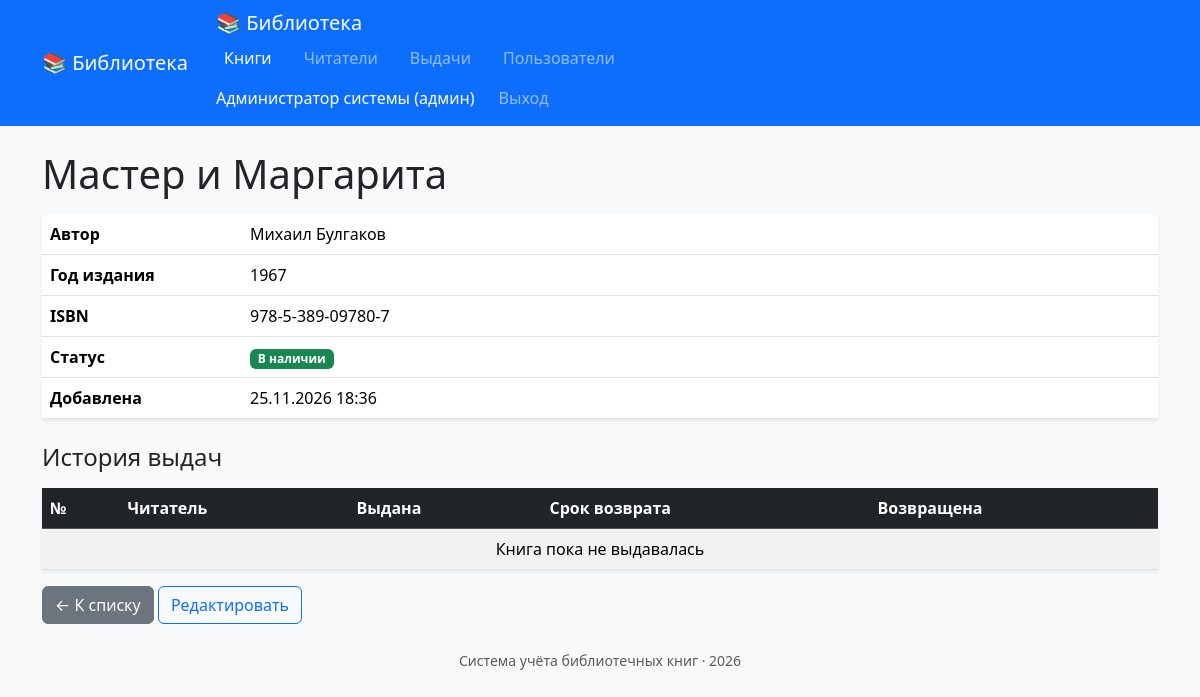
The page /index.php?action=show&id=1 (signed in) on the database its author committed.
### tables this page shows
CREATE TABLE books (
    id INT AUTO_INCREMENT PRIMARY KEY,
    title VARCHAR(255) NOT NULL COMMENT 'Название книги',
    author VARCHAR(255) NOT NULL COMMENT 'Автор',
    year INT NULL COMMENT 'Год издания',
    isbn VARCHAR(20) NULL COMMENT 'Международный стандартный номер',
    status ENUM('в наличии', 'на руках') NOT NULL DEFAULT 'в наличии' COMMENT 'Текущий статус',
    created_at DATETIME NOT NULL DEFAULT CURRENT_TIMESTAMP COMMENT 'Дата добавления'
);

### models/Book.php (called while the page is built, shortened)
<?php
class Book
{
    private PDO $pdo;
    public function __construct(PDO $pdo)
    {
        $this->pdo = $pdo;
    }
    public function find(int $id): ?array
    {
        $stmt = $this->pdo->prepare('SELECT * FROM books WHERE id = :id');
        $stmt->execute([':id' => $id]);
        $book = $stmt->fetch();
        return $book ?: null;
    }
}

### models/Loan.php (called while the page is built, shortened)
<?php
class Loan
{
    private PDO $pdo;
    public function __construct(PDO $pdo)
    {
        $this->pdo = $pdo;
    }
    public function byBook(int $bookId): array
    {
        $sql = 'SELECT l.*, r.full_name AS reader_name
                FROM loans l
                JOIN readers r ON r.id = l.reader_id
                WHERE l.book_id = :id
                ORDER BY l.issued_at DESC';
        $stmt = $this->pdo->prepare($sql);
        $stmt->execute([':id' => $bookId]);
        return $stmt->fetchAll();
    }
}

### views/books/show.php (the view, shortened to what this page needs)
<h1 class="mb-3"><?= htmlspecialchars($book['title']) ?></h1>
<table class="table bg-white shadow-sm">
    <tr><th width="200">Автор</th><td><?= htmlspecialchars($book['author']) ?></td></tr>
    <tr><th>Год издания</th><td><?= htmlspecialchars((string)$book['year']) ?></td></tr>
    <tr><th>ISBN</th><td><?= htmlspecialchars($book['isbn'] ?? '—') ?></td></tr>
    <tr>
        <th>Статус</th>
        <td><?= $book['status'] === 'в наличии'
            ? '<span class="badge bg-success">В наличии</span>'
            : '<span class="badge bg-warning text-dark">На руках</span>' ?></td>
    </tr>
    <tr><th>Добавлена</th><td><?= date('d.m.Y H:i', strtotime($book['created_at'])) ?></td></tr>
</table>
<h2 class="h4 mt-4 mb-3">История выдач</h2>
<table class="table table-striped bg-white shadow-sm">
    <thead class="table-dark">
    <tr><th>№</th><th>Читатель</th><th>Выдана</th><th>Срок возврата</th><th>Возвращена</th></tr>
    </thead>
    <tbody>
    <?php if (!$history): ?>
        <tr><td colspan="5" class="text-center">Книга пока не выдавалась</td></tr>
    <?php endif; ?>
    </tbody>
</table>
<a href="index.php" class="btn btn-secondary">← К списку</a>
<a href="index.php?action=edit&id=<?= $book['id'] ?>" class="btn btn-outline-primary">Редактировать</a>

### rows shown on the page
books: title "Мастер и Маргарита", author "Михаил Булгаков", year "1967", isbn "978-5-389-09780-7", created_at "25.11.2026 18:36"

### other values the page prints
currentUser()['full_name'] "Администратор системы"
